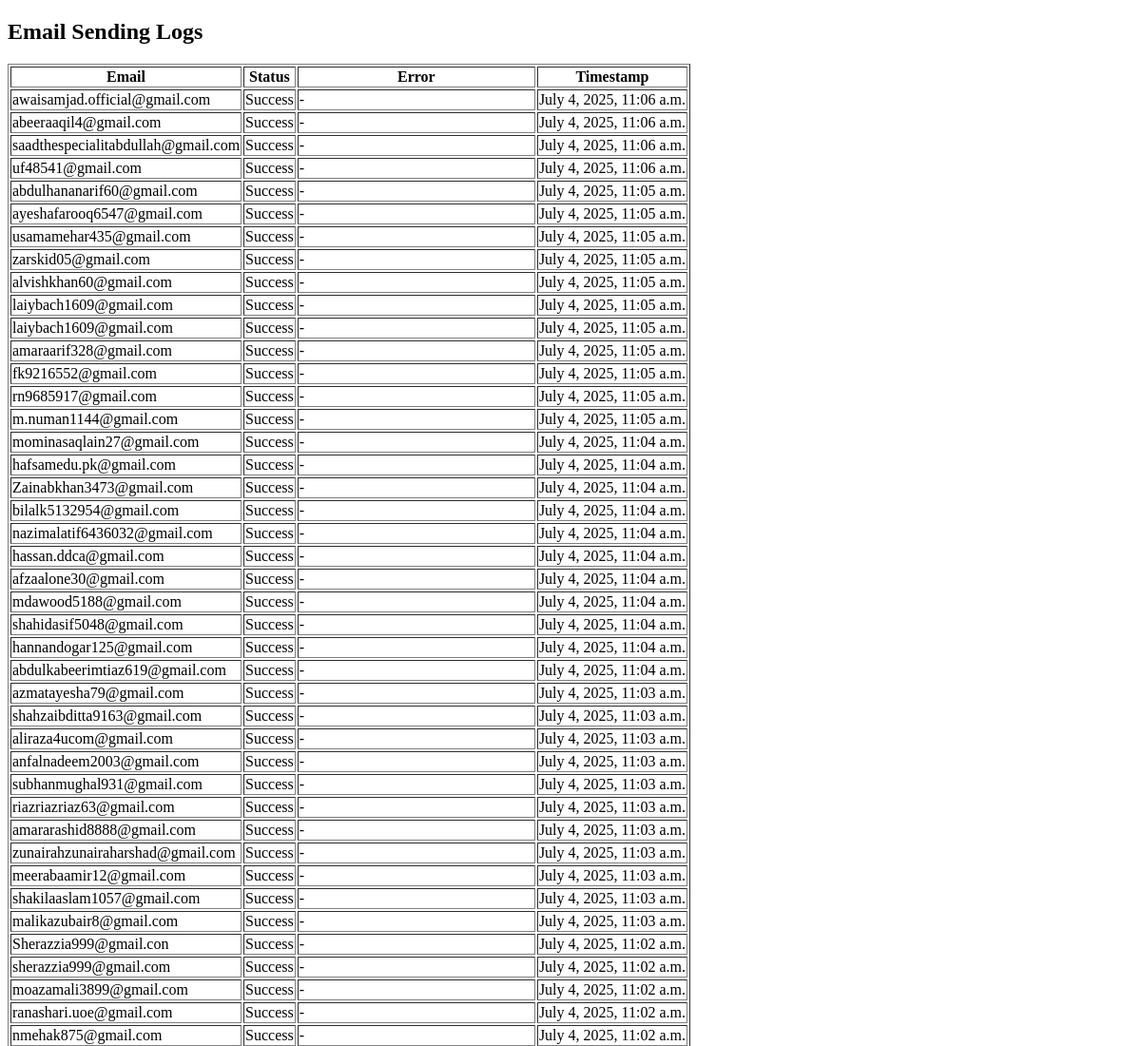
The page /logs/ (upper part) on the database as committed earlier.
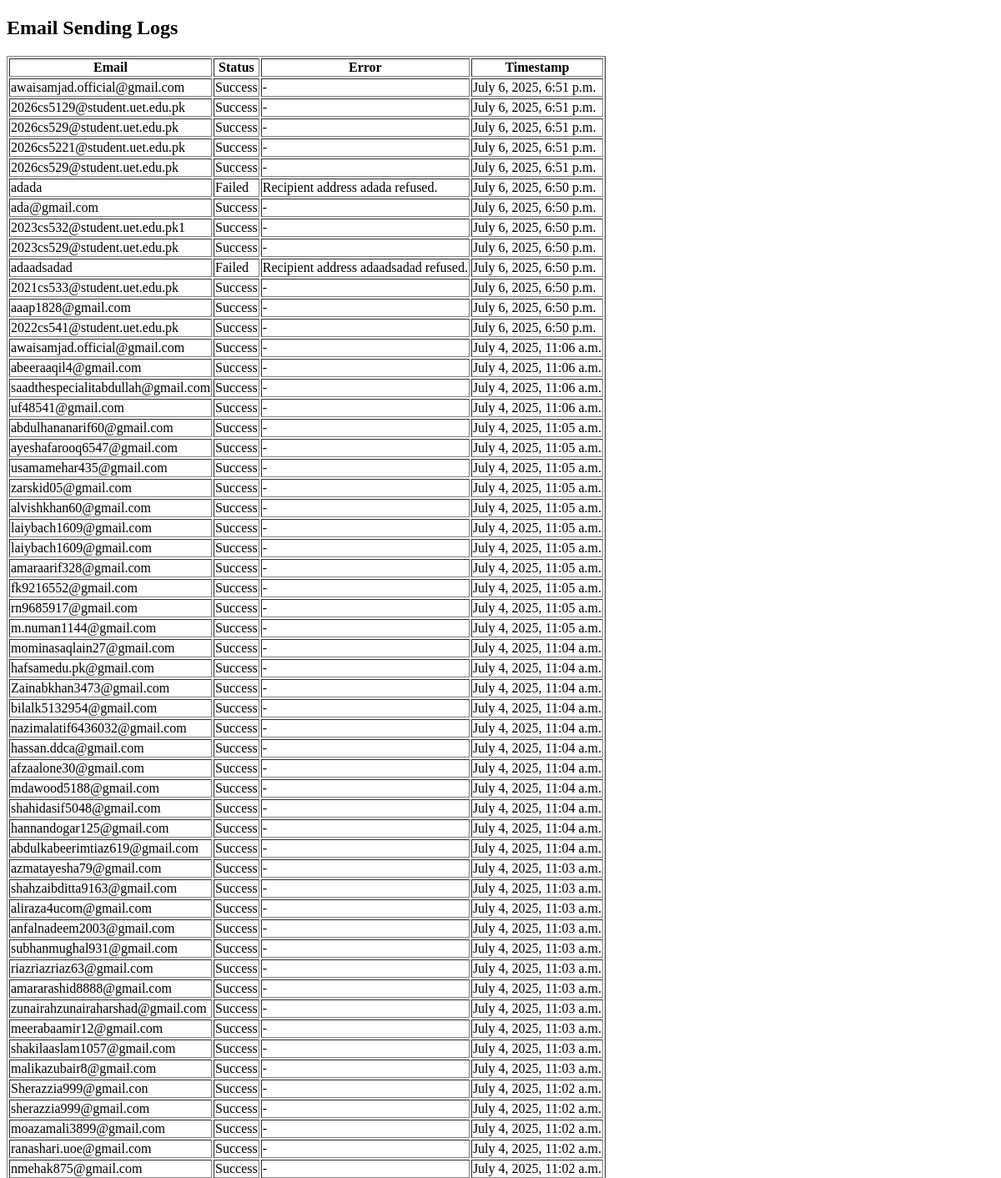
The same page on the database as committed later.
### bulk_mail/models.py (models this page shows, shortened)
class EmailLog(models.Model):
    email = models.EmailField()
    status = models.CharField(max_length=20)  # 'Success' or 'Failed'
    error = models.TextField(blank=True, null=True)
    timestamp = models.DateTimeField(auto_now_add=True)

### bulk_mail/views.py (the view)
# urls.py: path('logs/', views.email_logs_view, name='email_logs'),  # ✅ New
def email_logs_view(request):
    logs = EmailLog.objects.all().order_by('-timestamp')
    return render(request, 'bulk_mail/email_logs.html', {'logs': logs})

### bulk_mail/templates/bulk_mail/email_logs.html (shortened to what this page needs)
<!DOCTYPE html>
<html>
<head>
</head>
<body>
    <h2>Email Sending Logs</h2>
    {% if logs %}
        <table border="1">
            <thead>
                <tr>
                    <th>Email</th>
                    <th>Status</th>
                    <th>Error</th>
                    <th>Timestamp</th>
                </tr>
            </thead>
            <tbody>
                {% for log in logs %}
                <tr>
                    <td>{{ log.email }}</td>
                    <td>{{ log.status }}</td>
                    <td>{{ log.error|default:"-" }}</td>
                    <td>{{ log.timestamp }}</td>
                </tr>
                {% endfor %}
            </tbody>
        </table>
    {% else %}
        <p>No logs found.</p>
    {% endif %}
</body>
</html>

Rows that differ between the two databases and show on the page:
added EmailLog: email "awaisamjad.official@gmail.com", status "Success", error "-", timestamp "July 6, 2025, 6:51 p.m."
added EmailLog: email "2026cs5129@student.uet.edu.pk", status "Success", error "-", timestamp "July 6, 2025, 6:51 p.m."
added EmailLog: email "2026cs529@student.uet.edu.pk", status "Success", error "-", timestamp "July 6, 2025, 6:51 p.m."
added EmailLog: email "2026cs5221@student.uet.edu.pk", status "Success", error "-", timestamp "July 6, 2025, 6:51 p.m."
added EmailLog: email "2026cs529@student.uet.edu.pk", status "Success", error "-", timestamp "July 6, 2025, 6:51 p.m."
added EmailLog: email "adada", status "Failed", error "Recipient address adada refused.", timestamp "July 6, 2025, 6:50 p.m."
added EmailLog: email "ada@gmail.com", status "Success", error "-", timestamp "July 6, 2025, 6:50 p.m."
added EmailLog: email "2023cs532@student.uet.edu.pk1", status "Success", error "-", timestamp "July 6, 2025, 6:50 p.m."
added EmailLog: email "2023cs529@student.uet.edu.pk", status "Success", error "-", timestamp "July 6, 2025, 6:50 p.m."
added EmailLog: email "adaadsadad", status "Failed", error "Recipient address adaadsadad refused.", timestamp "July 6, 2025, 6:50 p.m."
added EmailLog: email "2021cs533@student.uet.edu.pk", status "Success", error "-", timestamp "July 6, 2025, 6:50 p.m."
added EmailLog: email "aaap1828@gmail.com", status "Success", error "-", timestamp "July 6, 2025, 6:50 p.m."
added EmailLog: email "2022cs541@student.uet.edu.pk", status "Success", error "-", timestamp "July 6, 2025, 6:50 p.m."
